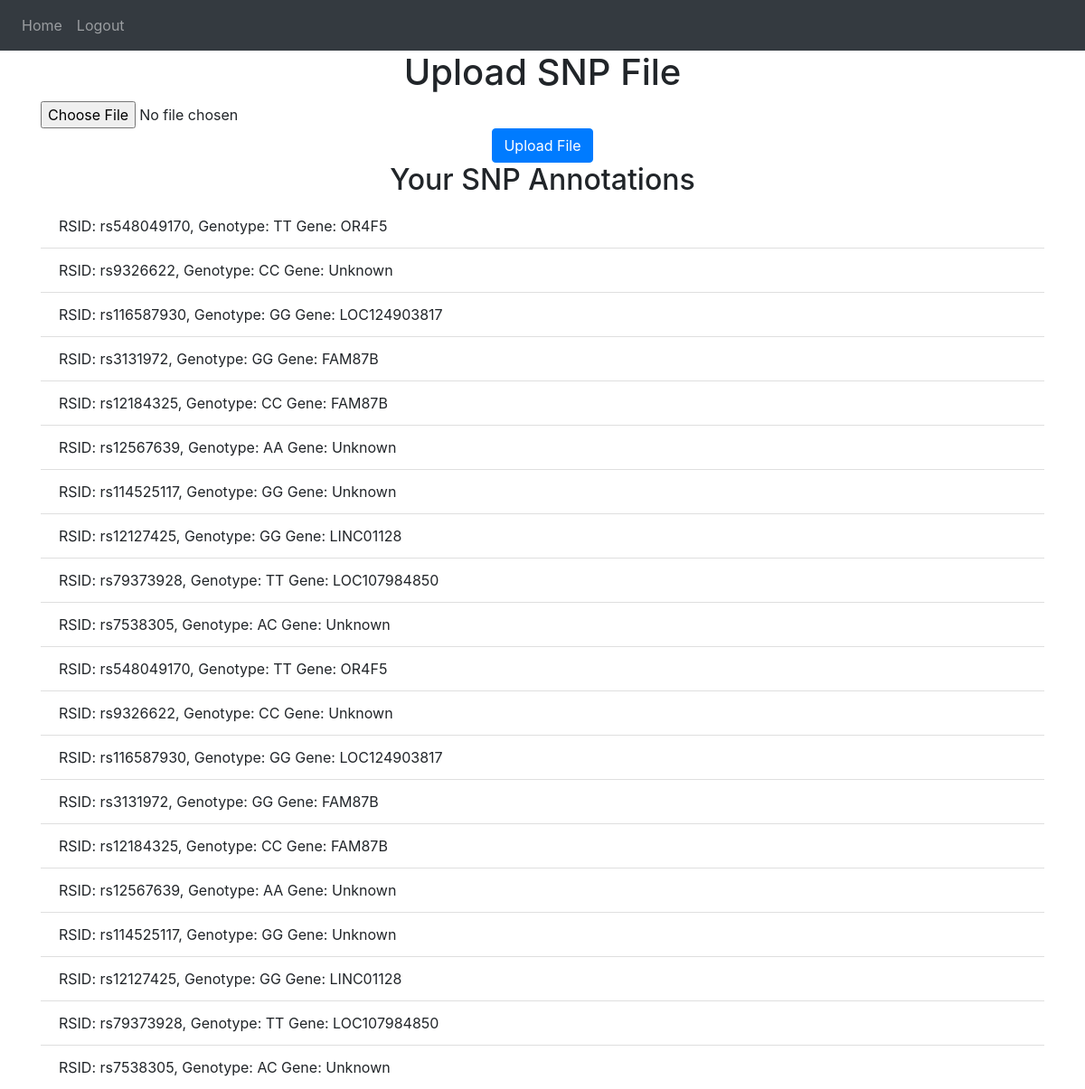
Screenshot of / (signed in) with the database file from the repository.
### snpapp/models.py (models this page shows, shortened)
class SNPAnnotation(db.Model):
   id = db.Column(db.Integer, primary_key=True)
   rsid = db.Column(db.String(20), nullable=False)
   genotype = db.Column(db.String(10))
   gene_name = db.Column(db.String(150))
   user_id = db.Column(db.Integer, db.ForeignKey('user.id'))

### snpapp/views.py (the view)
@views.route('/', methods=['GET', 'POST'])
@login_required
def home():
    user_snps = SNPAnnotation.query.filter_by(user_id=current_user.id).all()
    return render_template("home.html", user=current_user, user_snps=user_snps)

### snpapp/__init__.py (called while the page is built)
def create_app():
    app = Flask(__name__)
    app.config['SECRET_KEY'] = 'hjshjhdjah kjshkjdhjs'
    app.config['SQLALCHEMY_DATABASE_URI'] = f'sqlite:///{DB_NAME}'
    db.init_app(app)
    from .views import views
    from .auth import auth
    from .snp import snp
    app.register_blueprint(views, url_prefix='/')
    app.register_blueprint(auth, url_prefix='/')
    app.register_blueprint(snp, url_prefix='/')
    from .models import User, Note, SNPAnnotation
    with app.app_context():
        db.create_all()
    login_manager = LoginManager()
    login_manager.login_view = 'auth.login'
    login_manager.init_app(app)
    @login_manager.user_loader
    def load_user(id):
        return User.query.get(int(id))
    return app

### snpapp/templates/home.html
{% extends "base.html" %} {% block title %}Home{% endblock %} {% block content
%}
<h1 align="center">Upload SNP File</h1>
<form method="POST" action="/upload-snp" enctype="multipart/form-data">
    <input type="file" name="file" required />
    <br />
    <div align="center">
        <button type="submit" class="btn btn-primary">Upload File</button>
    </div>
</form>
<h2 align="center">Your SNP Annotations</h2>
{% if user_snps %}
    <ul class="list-group list-group-flush">
        {% for snp in user_snps %}
        <li class="list-group-item">
            RSID: {{ snp.rsid }}, Genotype: {{ snp.genotype }} Gene: {{ snp.gene_name }}
        </li>
        {% endfor %}
    </ul>
{% endif %}
{% endblock %}

### snpapp/templates/base.html (shortened to what this page needs)
<!DOCTYPE html>
<html>
    <head>
        <link
            rel="stylesheet"
            href="https://stackpath.bootstrapcdn.com/bootstrap/4.4.1/css/bootstrap.min.css"
        />
        <link
            rel="stylesheet"
            href="https://stackpath.bootstrapcdn.com/font-awesome/4.7.0/css/font-awesome.min.css"
        />
    </head>
    <body>
        <nav class="navbar navbar-expand-lg navbar-dark bg-dark">
            <div class="collapse navbar-collapse" id="navbar">
              <div class="navbar-nav">
                {% if user.is_authenticated %}
                <a class="nav-item nav-link" id="home" href="/">Home</a>
                <a class="nav-item nav-link" id="logout" href="/logout">Logout</a>
                {% else %}
                <a class="nav-item nav-link" id="login" href="/login">Login</a>
                <a class="nav-item nav-link" id="signUp" href="/sign-up">Sign Up</a>
                {% endif %}
              </div>
            </div>
          </nav>
          <div class="container">{% block content %} {% endblock %}</div>
    </body>
</html>

### rows the page displays
SNPAnnotation: rsid "rs548049170", genotype "TT", gene_name "OR4F5"
SNPAnnotation: rsid "rs9326622", genotype "CC", gene_name "Unknown"
SNPAnnotation: rsid "rs116587930", genotype "GG", gene_name "LOC124903817"
SNPAnnotation: rsid "rs3131972", genotype "GG", gene_name "FAM87B"
SNPAnnotation: rsid "rs12184325", genotype "CC", gene_name "FAM87B"
SNPAnnotation: rsid "rs12567639", genotype "AA", gene_name "Unknown"
SNPAnnotation: rsid "rs114525117", genotype "GG", gene_name "Unknown"
SNPAnnotation: rsid "rs12127425", genotype "GG", gene_name "LINC01128"
SNPAnnotation: rsid "rs79373928", genotype "TT", gene_name "LOC107984850"
SNPAnnotation: rsid "rs7538305", genotype "AC", gene_name "Unknown"
SNPAnnotation: rsid "rs548049170", genotype "TT", gene_name "OR4F5"
SNPAnnotation: rsid "rs9326622", genotype "CC", gene_name "Unknown"
SNPAnnotation: rsid "rs116587930", genotype "GG", gene_name "LOC124903817"
SNPAnnotation: rsid "rs3131972", genotype "GG", gene_name "FAM87B"
SNPAnnotation: rsid "rs12184325", genotype "CC", gene_name "FAM87B"
SNPAnnotation: rsid "rs12567639", genotype "AA", gene_name "Unknown"
SNPAnnotation: rsid "rs114525117", genotype "GG", gene_name "Unknown"
SNPAnnotation: rsid "rs12127425", genotype "GG", gene_name "LINC01128"
SNPAnnotation: rsid "rs79373928", genotype "TT", gene_name "LOC107984850"
SNPAnnotation: rsid "rs7538305", genotype "AC", gene_name "Unknown"
